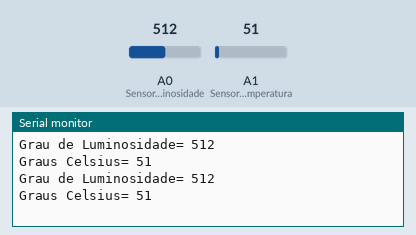
The sketch below on a simulated Arduino Uno, built with avr-gcc and run on an emulated ATmega328P. Shown: the last lines printed to the serial monitor. The inputs (shaded band) are chosen by the test bench; at power-on: A1 (SensorTemperatura) = 51, A0 (SensorLuminosidade) = 512.

Above: at 2.3 s.
2.4 s: A1 (SensorTemperatura) set to 61
At 4.0 s:
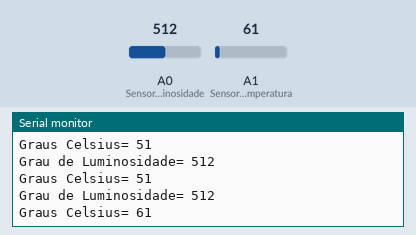
4.5 s: A0 (SensorLuminosidade) set to 716
At 5.2 s:
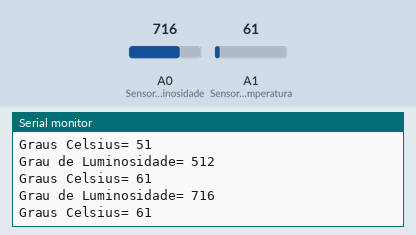
6.6 s: A1 (SensorTemperatura) set to 71
At 8.4 s:
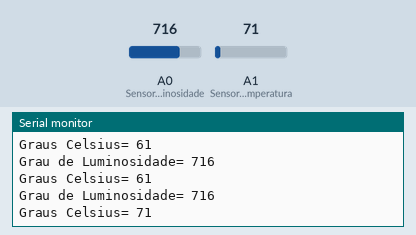
8.7 s: A0 (SensorLuminosidade) set to 900
At 9.9 s:
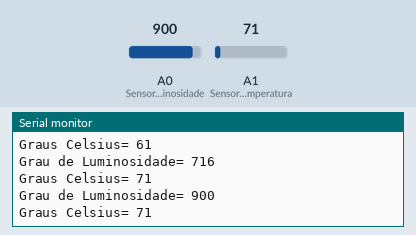
Timing chart, 0 to 11.7 s (numbered marks = the images above; inputs shaded):
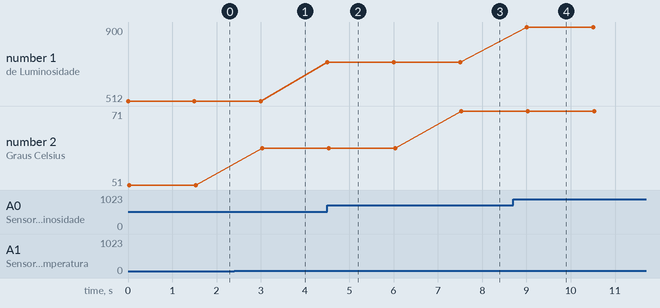

The sketch:

Ler_grau_de_luminosidades.ino
```cpp
const int SensorLuminosidade= 0;
const int SensorTemperatura= 1;
int Luminosidade= 0;
int Temperatura= 0;


void setup(){
  pinMode(SensorLuminosidade, OUTPUT);
  pinMode(SensorTemperatura, OUTPUT);
  Serial.begin(9600);


}

void loop(){
  Luminosidade = analogRead(SensorLuminosidade);
  Temperatura = analogRead(SensorTemperatura);
  Serial.print("Grau de Luminosidade= ");
  Serial.println(Luminosidade);
  Serial.print("Graus Celsius= ");
  Serial.println(Temperatura);
  delay(1500);
}
```

Measured:
- after the input at 2.4 s, the serial monitor: prints a new line after 0.63 s (image 1)
- after the input at 4.5 s, the serial monitor: prints a new line at once (image 2)
- after the input at 6.6 s, the serial monitor: prints a new line after 0.93 s (image 3)
- after the input at 8.7 s, the serial monitor: prints a new line after 0.31 s (image 4)
- plotted number 1: 512 → 716 after the input at 4.5 s, 716 → 900 after the input at 8.7 s
- plotted number 2: 51 → 61 after the input at 2.4 s, 61 → 71 after the input at 6.6 s
